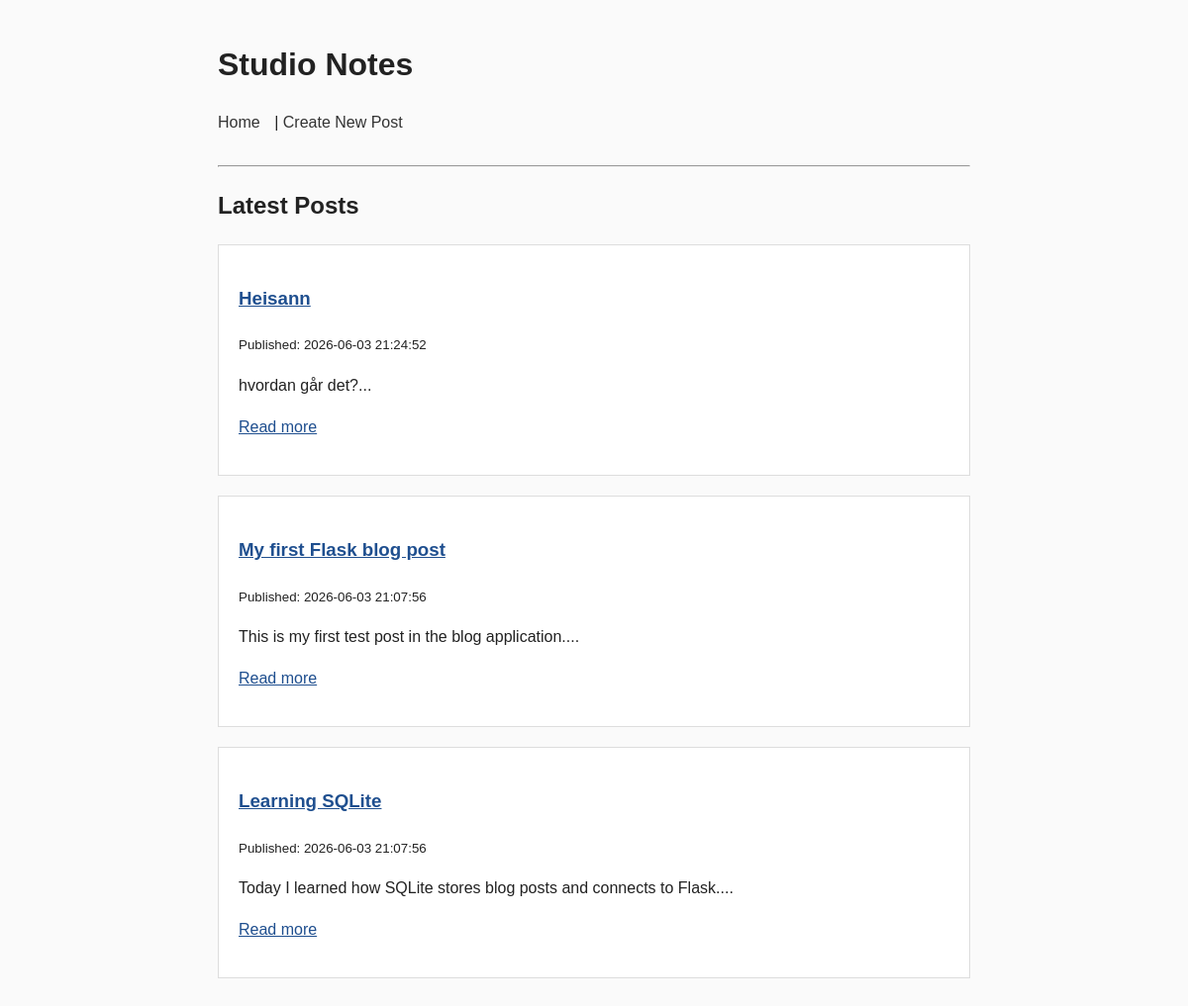
Before: / with the older database file.
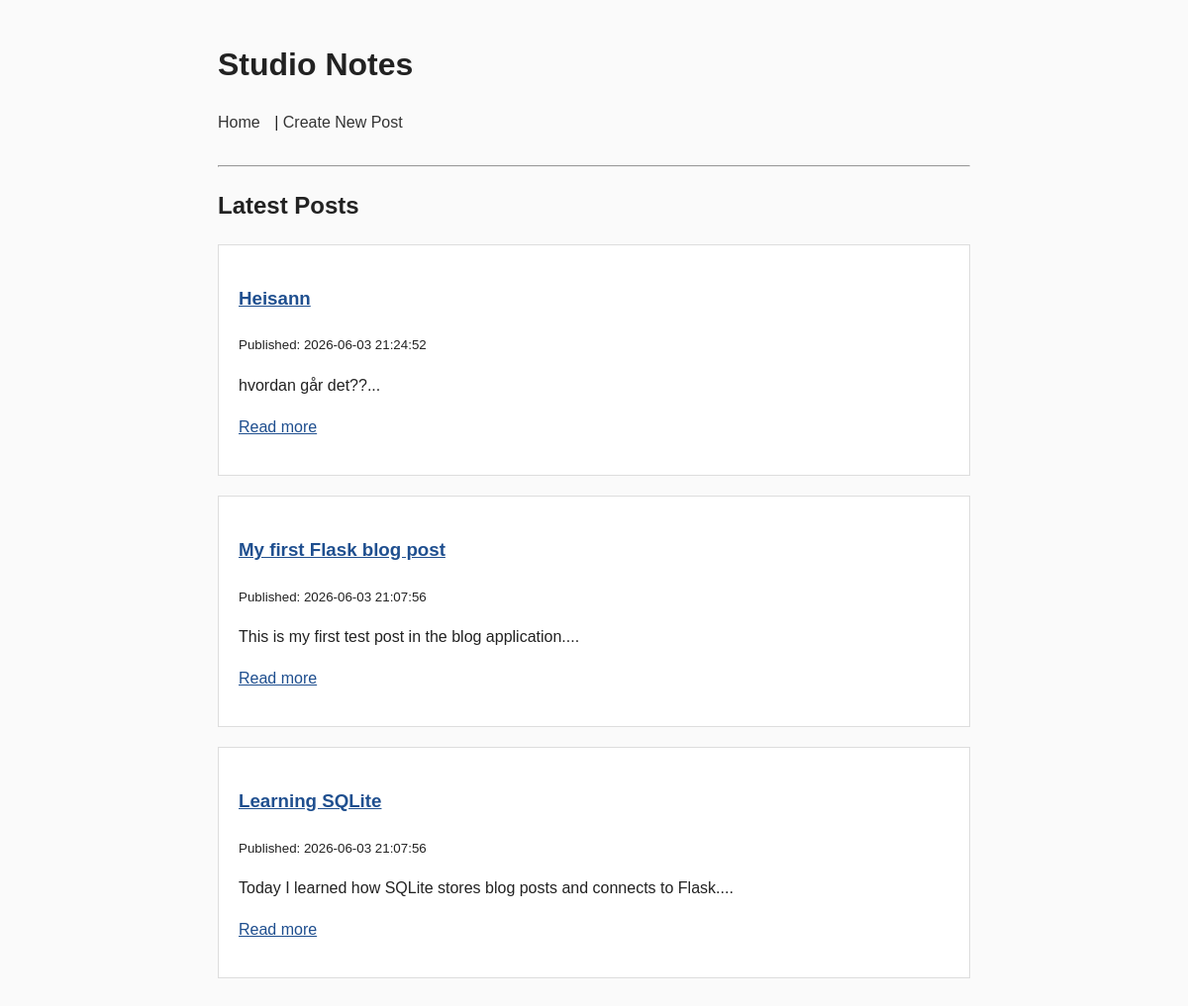
After: the same page with the newer database file.
### tables this page shows
CREATE TABLE posts (
    id INTEGER PRIMARY KEY AUTOINCREMENT,
    title TEXT NOT NULL,
    body TEXT NOT NULL,
    created_at TEXT NOT NULL DEFAULT CURRENT_TIMESTAMP,
    updated_at TEXT
);

### app.py (the view)
@app.route("/")
def home():
    posts = database.get_all_posts()
    return render_template("index.html", posts=posts)

### database.py (called while the page is built)
def get_db_connection():
    connection = sqlite3.connect(DATABASE)
    connection.row_factory = sqlite3.Row
    return connection

def get_all_posts():
    connection = get_db_connection()
    posts = connection.execute(
        "SELECT * FROM posts ORDER BY created_at DESC"
    ).fetchall()
    connection.close()
    return posts

### templates/index.html
{% extends "layout.html" %}
{% block content %}
<h2>Latest Posts</h2>
{% if posts %}
    {% for post in posts %}
        <article>
            <h3>
                <a href="/posts/{{ post.id }}">{{ post.title }}</a>
            </h3>
            <p><small>Published: {{ post.created_at }}</small></p>
            <p>{{ post.body[:150] }}...</p>
            <p>
                <a href="/posts/{{ post.id }}">Read more</a>
            </p>
        </article>
    {% endfor %}
{% else %}
    <p>No blog posts yet.</p>
{% endif %}
{% endblock %}

Changed rows visible on the page:
changed posts "Heisann": body "hvordan går det?" → "hvordan går det??"
